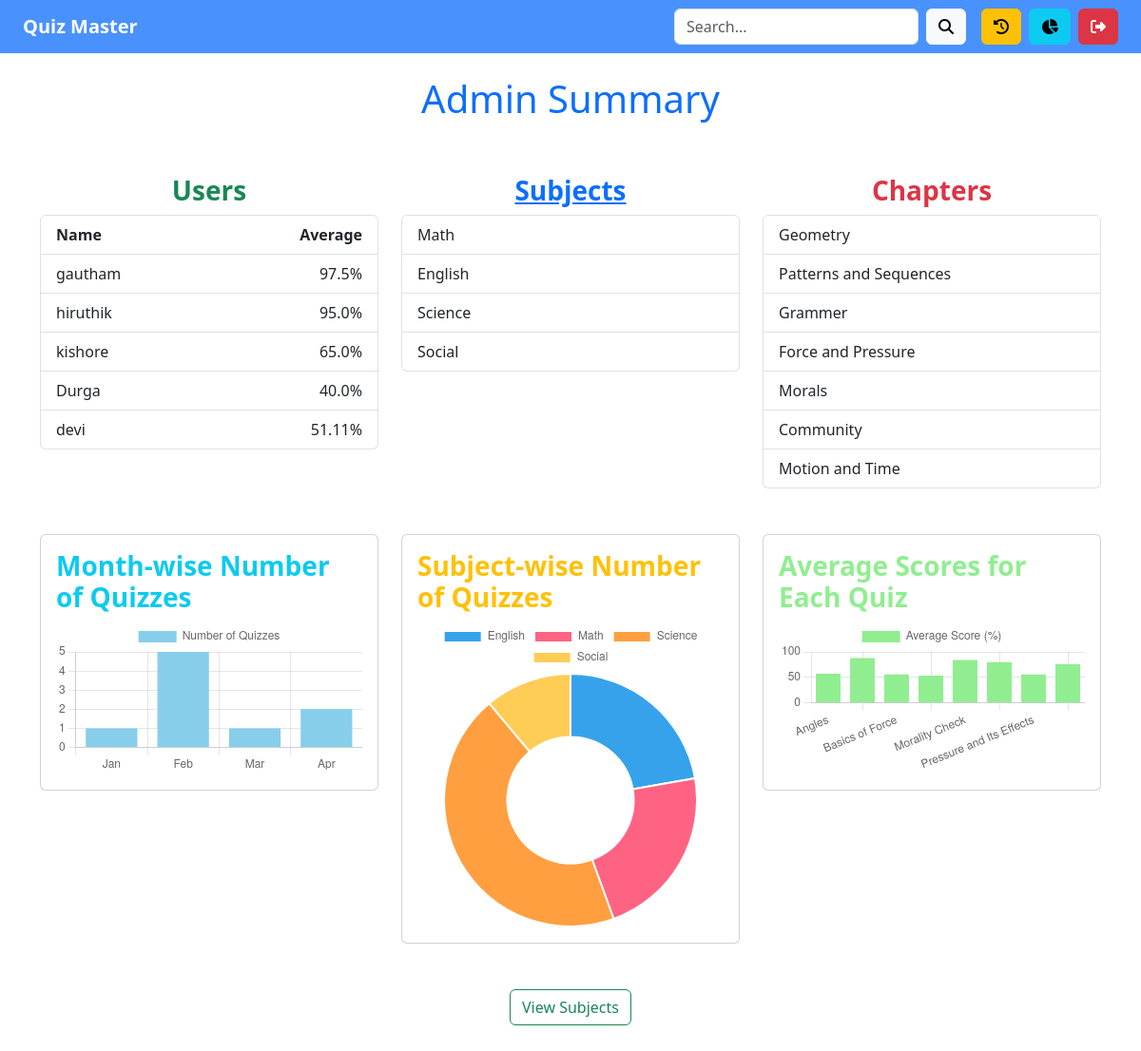
Page /admin_dashboard (signed in) on the committed database.
### models.py (models this page shows)
class Users(db.Model):
    __tablename__ = 'users'
    id = db.Column(db.Integer, primary_key=True)
    username = db.Column(db.String(80), unique=True, nullable=False)
    email = db.Column(db.String(80), nullable=False)
    password = db.Column(db.String(100), nullable=False)
    fullname = db.Column(db.String(100), nullable=False)
    qualification = db.Column(db.String(100), nullable=False)
    dob = db.Column(db.String(100), nullable=False)
    is_admin = db.Column(db.Boolean, nullable=False)
    user_score_list = db.relationship('Scores', back_populates = 'user_name', cascade = 'all, delete-orphan')

class Subjects(db.Model):
    __tablename__ ='subjects'
    id = db.Column(db.Integer, primary_key=True)
    name = db.Column(db.String(80), nullable=False)
    description = db.Column(db.String(80), nullable=False)
    chapter_list = db.relationship('Chapters', back_populates = 'subject_name', cascade = 'all, delete-orphan')

class Chapters(db.Model):
    __tablename__ = 'chapters'
    id = db.Column(db.Integer, primary_key=True)
    name = db.Column(db.String(80), nullable=False)
    description = db.Column(db.String(80), nullable=False)
    subject_id = db.Column(db.Integer, db.ForeignKey('subjects.id'), nullable=False)
    subject_name = db.relationship('Subjects', back_populates = 'chapter_list')
    quiz_list = db.relationship('Quizzes', back_populates = 'chapter_name', cascade = 'all, delete-orphan')

### controllers.py (the view)
@app.route('/admin_dashboard')
def admin_summary():
    if 'admin_id' not in session:
        return redirect("/login")
    users = Users.query.all()
    subjects = Subjects.query.all()
    chapters = Chapters.query.all()
    all_questions = Questions.query.all()
    total_questions_dict = {}
    for question in all_questions:
        quiz_id = question.quiz_id
        total_questions_dict[quiz_id] = total_questions_dict.get(quiz_id, 0) + 1
    user_avg_scores = {}
    all_scores = Scores.query.all()
    user_total_scores = {}
    user_quiz_count = {}
    for score in all_scores:
        user_id = score.user_id
        quiz_id = score.quiz_id
        total_questions = total_questions_dict.get(quiz_id, 1)
        percentage_score = (score.total_scored / total_questions) * 100 if total_questions else 0
        user_total_scores[user_id] = user_total_scores.get(user_id, 0) + percentage_score
        user_quiz_count[user_id] = user_quiz_count.get(user_id, 0) + 1
    for user_id in user_total_scores:
        user_avg_scores[user_id] = round(user_total_scores[user_id] / user_quiz_count[user_id], 2)
    month_wise_quizzes = {}
    all_quizzes = Quizzes.query.all()
    for quiz in all_quizzes:
        date_obj = datetime.strptime(quiz.date_of_quiz, "%Y-%m-%d")
        month = date_obj.strftime("%b")
        month_wise_quizzes[month] = month_wise_quizzes.get(month, 0) + 1
    subject_data = {}
    for quiz in all_quizzes:
        subject_name = quiz.chapter_name.subject_name.name
        subject_data[subject_name] = subject_data.get(subject_name, 0) + 1
    score_data = {}
    quiz_scores = {}
    for score in all_scores:
        quiz_name = score.quiz_name.name
        quiz_scores[quiz_name] = quiz_scores.get(quiz_name, []) + [score.total_scored]
    for quiz_name, scores in quiz_scores.items():
        max_score = max(scores) if scores else 1
        avg_score = sum(scores) / len(scores) if scores else 0
        score_data[quiz_name] = round((avg_score / max_score) * 100 if max_score else 0, 2)
    return render_template(
        'admin_dashboard.html',
        users=users,
        avg_scores_dict={user.id: user_avg_scores.get(user.id, 0.0) for user in users},
        month_data=month_wise_quizzes,
        subject_data=subject_data,
        score_data=score_data,
        subjects=subjects,
        chapters=chapters,
    )

### templates/admin_dashboard.html (shortened to what this page needs)
{% extends "index.html" %}
{% block content %}
{% include "admin_navbar.html" %}
<div class="container"><br>
    <h1 class="text-center text-primary">Admin Summary</h1><br><br>
    <div class="row">
        <div class="col">
            <h3 class="text-success text-center"><b>Users</b></h3>
            <ul class="list-group ">
                <li class="list-group-item" style="display: flex; justify-content: space-between; font-weight: bold;">
                    <span>Name</span>
                    <span>Average</span>
                </li>
                {% for user in users %}
                {% if user.username != "admin" %}
                <li class="list-group-item" style="display: flex; justify-content: space-between;">
                    <span>{{ user.username }}</span>
                    <span>{{ avg_scores_dict.get(user.id, 0) }}%</span>
                </li>
                {% endif %}
                {% endfor %}
            </ul>
        </div>
        <div class="col">
            <a href="/view_subjects">
                <h3 class="text-primary text-center"><b>Subjects</b></h3>
            </a>
            <ul class="list-group">
                {% for subject in subjects %}
                <li class="list-group-item">{{ subject.name }}</li>
                {% endfor %}
            </ul>
        </div>
        <div class="col">
            <h3 class="text-danger text-center"><b>Chapters</b></h3>
            <ul class="list-group">
                {% for chapter in chapters %}
                <li class="list-group-item">{{ chapter.name }}</li>
                {% endfor %}
            </ul>
        </div>
    </div><br><br>
    <div class="row">
        <div class="col">
            <div class="card p-3">
                <h3 class="text-info"><b>Month-wise Number of Quizzes</b></h3>
                <canvas id="monthWiseChart"></canvas>
            </div>
        </div>
        <div class="col">
            <div class="card p-3">
                <h3 class="text-warning"><b>Subject-wise Number of Quizzes</b></h3>
                <canvas id="subjectWiseChart"></canvas>
            </div>
        </div>
        <div class="col">
            <div class="card p-3">
                <h3 class="text" style="color: lightgreen"><b>Average Scores for Each Quiz</b></h3>
                <canvas id="scoreChart"></canvas>
            </div>
        </div>
    </div><br><br>
    <div class="text-center">
        <a href="/view_subjects" class="btn btn-outline-success">View Subjects</a>
    </div><br><br>
</div>
<script>
    const monthData = JSON.parse('{{ month_data | tojson | safe }}');
    const subjectData = JSON.parse('{{ subject_data | tojson | safe }}');
    const scoreData = JSON.parse('{{ score_data | tojson | safe }}');
    const monthOrder = ['Jan', 'Feb', 'Mar', 'Apr', 'May', 'Jun', 'Jul', 'Aug', 'Sep', 'Oct', 'Nov', 'Dec'];
    const orderedMonths = monthOrder.filter(month => monthData[month]);
    const orderedData = orderedMonths.map(month => monthData[month]);
    new Chart(document.getElementById('monthWiseChart'), {
        type: 'bar',
        data: {
            labels: orderedMonths,
            datasets: [{
                label: 'Number of Quizzes',
                data: orderedData,
                backgroundColor: 'skyblue',
            }]
        },
    });
    new Chart(document.getElementById('subjectWiseChart'), {
        type: 'doughnut',
        data: {
            labels: Object.keys(subjectData),
            datasets: [{
                label: 'Number of Quizzes',
                data: Object.values(subjectData),
            }]
        },
    });
    new Chart(document.getElementById('scoreChart'), {
        type: 'bar',
        data: {
            labels: Object.keys(scoreData),
            datasets: [{
                label: 'Average Score (%)',
                data: Object.values(scoreData),
                backgroundColor: 'lightgreen',
            }]
        },
    });
</script>
{% endblock %}

### rows in the picture
Users: username "gautham", get "97.5"
Users: username "hiruthik", get "95.0"
Users: username "kishore", get "65.0"
Users: username "Durga", get "40.0"
Users: username "devi", get "51.11"
Subjects: name "Math"
Subjects: name "English"
Subjects: name "Science"
Subjects: name "Social"
Chapters: name "Geometry"
Chapters: name "Patterns and Sequences"
Chapters: name "Grammer"
Chapters: name "Force and Pressure"
Chapters: name "Morals"
Chapters: name "Community"
Chapters: name "Motion and Time"

### other values in the picture
chart data {{ month_data | tojson | safe }} {"Apr": 2, "Feb": 5, "Jan": 1, "Mar": 1}
chart data {{ subject_data | tojson | safe }} {"English": 2, "Math": 2, "Science": 4, "Social": 1}
